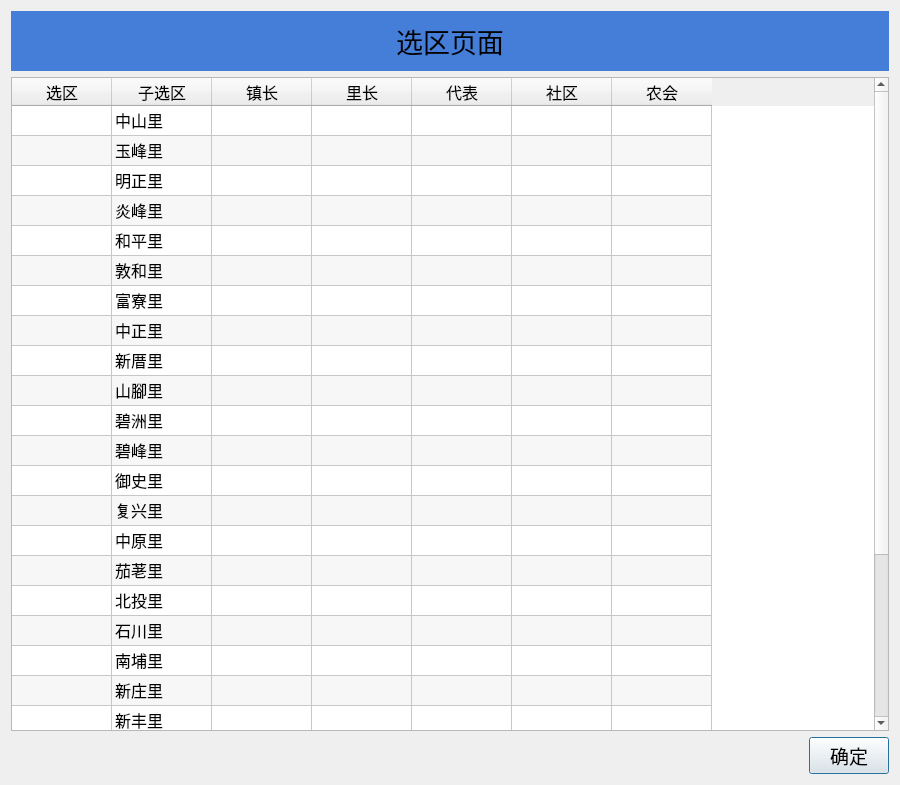
<?xml version="1.0" encoding="UTF-8"?>
<ui version="4.0">
 <class>Dialog</class>
 <widget class="QDialog" name="Dialog">
  <property name="geometry">
   <rect>
    <x>0</x>
    <y>0</y>
    <width>900</width>
    <height>785</height>
   </rect>
  </property>
  <property name="windowTitle">
   <string>Dialog</string>
  </property>
  <layout class="QVBoxLayout" name="verticalLayout">
   <item>
    <widget class="QLabel" name="label">
     <property name="font">
      <font>
       <family>黑体</family>
       <pointsize>20</pointsize>
      </font>
     </property>
     <property name="styleSheet">
      <string notr="true">background-color: rgb(68, 126, 217);
padding: 10px</string>
     </property>
     <property name="text">
      <string>选区页面</string>
     </property>
     <property name="alignment">
      <set>Qt::AlignCenter</set>
     </property>
    </widget>
   </item>
   <item>
    <widget class="QTableWidget" name="tableWidget">
     <property name="font">
      <font>
       <family>黑体</family>
       <pointsize>12</pointsize>
      </font>
     </property>
     <property name="verticalScrollBarPolicy">
      <enum>Qt::ScrollBarAsNeeded</enum>
     </property>
     <property name="horizontalScrollBarPolicy">
      <enum>Qt::ScrollBarAlwaysOff</enum>
     </property>
     <property name="alternatingRowColors">
      <bool>true</bool>
     </property>
     <attribute name="horizontalHeaderVisible">
      <bool>true</bool>
     </attribute>
     <attribute name="verticalHeaderVisible">
      <bool>false</bool>
     </attribute>
     <row>
      <property name="text">
       <string>New Row</string>
      </property>
     </row>
     <row>
      <property name="text">
       <string>New Row</string>
      </property>
     </row>
     <row>
      <property name="text">
       <string>New Row</string>
      </property>
     </row>
     <row>
      <property name="text">
       <string>New Row</string>
      </property>
     </row>
     <row>
      <property name="text">
       <string>New Row</string>
      </property>
     </row>
     <row>
      <property name="text">
       <string>New Row</string>
      </property>
     </row>
     <row>
      <property name="text">
       <string>New Row</string>
      </property>
     </row>
     <row>
      <property name="text">
       <string>New Row</string>
      </property>
     </row>
     <row>
      <property name="text">
       <string>New Row</string>
      </property>
     </row>
     <row>
      <property name="text">
       <string>New Row</string>
      </property>
     </row>
     <row>
      <property name="text">
       <string>New Row</string>
      </property>
     </row>
     <row>
      <property name="text">
       <string>New Row</string>
      </property>
     </row>
     <row>
      <property name="text">
       <string>New Row</string>
      </property>
     </row>
     <row>
      <property name="text">
       <string>New Row</string>
      </property>
     </row>
     <row>
      <property name="text">
       <string>New Row</string>
      </property>
     </row>
     <row>
      <property name="text">
       <string>New Row</string>
      </property>
     </row>
     <row>
      <property name="text">
       <string>New Row</string>
      </property>
     </row>
     <row>
      <property name="text">
       <string>New Row</string>
      </property>
     </row>
     <row>
      <property name="text">
       <string>New Row</string>
      </property>
     </row>
     <row>
      <property name="text">
       <string>New Row</string>
      </property>
     </row>
     <row>
      <property name="text">
       <string>New Row</string>
      </property>
     </row>
     <row>
      <property name="text">
       <string>New Row</string>
      </property>
     </row>
     <row>
      <property name="text">
       <string>New Row</string>
      </property>
     </row>
     <row>
      <property name="text">
       <string>New Row</string>
      </property>
     </row>
     <row>
      <property name="text">
       <string>New Row</string>
      </property>
     </row>
     <row>
      <property name="text">
       <string>New Row</string>
      </property>
     </row>
     <row>
      <property name="text">
       <string>New Row</string>
      </property>
     </row>
     <column>
      <property name="text">
       <string>选区</string>
      </property>
     </column>
     <column>
      <property name="text">
       <string>子选区</string>
      </property>
     </column>
     <column>
      <property name="text">
       <string>镇长</string>
      </property>
     </column>
     <column>
      <property name="text">
       <string>里长</string>
      </property>
     </column>
     <column>
      <property name="text">
       <string>代表</string>
      </property>
     </column>
     <column>
      <property name="text">
       <string>社区</string>
      </property>
     </column>
     <column>
      <property name="text">
       <string>农会</string>
      </property>
     </column>
     <item row="0" column="1">
      <property name="text">
       <string>中山里</string>
      </property>
     </item>
     <item row="0" column="2">
      <property name="text">
       <string/>
      </property>
     </item>
     <item row="1" column="1">
      <property name="text">
       <string>玉峰里</string>
      </property>
     </item>
     <item row="1" column="2">
      <property name="text">
       <string/>
      </property>
      <property name="flags">
       <set>ItemIsEnabled</set>
      </property>
     </item>
     <item row="1" column="4">
      <property name="text">
       <string/>
      </property>
     </item>
     <item row="2" column="1">
      <property name="text">
       <string>明正里</string>
      </property>
     </item>
     <item row="2" column="2">
      <property name="text">
       <string/>
      </property>
      <property name="flags">
       <set>ItemIsEnabled</set>
      </property>
     </item>
     <item row="2" column="3">
      <property name="text">
       <string/>
      </property>
     </item>
     <item row="2" column="4">
      <property name="text">
       <string/>
      </property>
      <property name="flags">
       <set>NoItemFlags</set>
      </property>
     </item>
     <item row="3" column="1">
      <property name="text">
       <string>炎峰里</string>
      </property>
     </item>
     <item row="3" column="2">
      <property name="text">
       <string/>
      </property>
      <property name="flags">
       <set>ItemIsEnabled</set>
      </property>
     </item>
     <item row="3" column="4">
      <property name="text">
       <string/>
      </property>
      <property name="flags">
       <set>NoItemFlags</set>
      </property>
     </item>
     <item row="4" column="1">
      <property name="text">
       <string>和平里</string>
      </property>
     </item>
     <item row="4" column="2">
      <property name="text">
       <string/>
      </property>
      <property name="flags">
       <set>ItemIsEnabled</set>
      </property>
     </item>
     <item row="4" column="4">
      <property name="text">
       <string/>
      </property>
      <property name="flags">
       <set>ItemIsEnabled</set>
      </property>
     </item>
     <item row="5" column="1">
      <property name="text">
       <string>敦和里</string>
      </property>
     </item>
     <item row="5" column="2">
      <property name="text">
       <string/>
      </property>
      <property name="flags">
       <set>ItemIsEnabled</set>
      </property>
     </item>
     <item row="5" column="4">
      <property name="text">
       <string/>
      </property>
      <property name="flags">
       <set>ItemIsEnabled</set>
      </property>
     </item>
     <item row="6" column="1">
      <property name="text">
       <string>富寮里</string>
      </property>
     </item>
     <item row="6" column="2">
      <property name="text">
       <string/>
      </property>
      <property name="flags">
       <set>ItemIsEnabled</set>
      </property>
     </item>
     <item row="6" column="4">
      <property name="text">
       <string/>
      </property>
      <property name="flags">
       <set>ItemIsEnabled</set>
      </property>
     </item>
     <item row="7" column="1">
      <property name="text">
       <string>中正里</string>
      </property>
     </item>
     <item row="7" column="2">
      <property name="text">
       <string/>
      </property>
      <property name="flags">
       <set>ItemIsEnabled</set>
      </property>
     </item>
     <item row="7" column="4">
      <property name="text">
       <string/>
      </property>
      <property name="flags">
       <set>ItemIsEnabled</set>
      </property>
     </item>
     <item row="8" column="1">
      <property name="text">
       <string>新厝里</string>
      </property>
     </item>
     <item row="8" column="2">
      <property name="text">
       <string/>
      </property>
      <property name="flags">
       <set>ItemIsEnabled</set>
      </property>
     </item>
     <item row="8" column="4">
      <property name="text">
       <string/>
      </property>
      <property name="flags">
       <set>ItemIsEnabled</set>
      </property>
     </item>
     <item row="9" column="1">
      <property name="text">
       <string>山腳里</string>
      </property>
     </item>
     <item row="10" column="1">
      <property name="text">
       <string>碧洲里</string>
      </property>
     </item>
     <item row="11" column="1">
      <property name="text">
       <string>碧峰里</string>
      </property>
     </item>
     <item row="12" column="1">
      <property name="text">
       <string>御史里</string>
      </property>
     </item>
     <item row="13" column="1">
      <property name="text">
       <string>复兴里</string>
      </property>
     </item>
     <item row="14" column="1">
      <property name="text">
       <string>中原里</string>
      </property>
     </item>
     <item row="15" column="1">
      <property name="text">
       <string>茄荖里</string>
      </property>
     </item>
     <item row="16" column="1">
      <property name="text">
       <string>北投里</string>
      </property>
     </item>
     <item row="17" column="1">
      <property name="text">
       <string>石川里</string>
      </property>
     </item>
     <item row="18" column="1">
      <property name="text">
       <string>南埔里</string>
      </property>
     </item>
     <item row="19" column="1">
      <property name="text">
       <string>新庄里</string>
      </property>
     </item>
     <item row="20" column="1">
      <property name="text">
       <string>新丰里</string>
      </property>
     </item>
     <item row="21" column="1">
      <property name="text">
       <string>上林里</string>
      </property>
     </item>
     <item row="22" column="1">
      <property name="text">
       <string>土城里</string>
      </property>
     </item>
     <item row="23" column="1">
      <property name="text">
       <string>北势里</string>
      </property>
     </item>
     <item row="24" column="1">
      <property name="text">
       <string>平林里</string>
      </property>
     </item>
     <item row="25" column="1">
      <property name="text">
       <string>坪顶里</string>
      </property>
     </item>
     <item row="26" column="1">
      <property name="text">
       <string>双冬里</string>
      </property>
     </item>
    </widget>
   </item>
   <item>
    <layout class="QHBoxLayout" name="horizontalLayout">
     <item>
      <spacer name="horizontalSpacer">
       <property name="orientation">
        <enum>Qt::Horizontal</enum>
       </property>
       <property name="sizeHint" stdset="0">
        <size>
         <width>40</width>
         <height>20</height>
        </size>
       </property>
      </spacer>
     </item>
     <item>
      <widget class="QPushButton" name="button_ok">
       <property name="font">
        <font>
         <family>黑体</family>
         <pointsize>14</pointsize>
        </font>
       </property>
       <property name="text">
        <string>确定</string>
       </property>
      </widget>
     </item>
    </layout>
   </item>
  </layout>
 </widget>
 <resources/>
 <connections/>
</ui>
